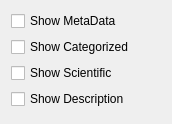
<?xml version="1.0" encoding="UTF-8"?>
<ui version="4.0">
 <class>viewoptions</class>
 <widget class="QDialog" name="viewoptions">
  <property name="geometry">
   <rect>
    <x>0</x>
    <y>0</y>
    <width>172</width>
    <height>124</height>
   </rect>
  </property>
  <property name="windowTitle">
   <string>View Options</string>
  </property>
  <layout class="QVBoxLayout" name="verticalLayout">
   <item>
    <widget class="QCheckBox" name="cbMetaData">
     <property name="text">
      <string>Show MetaData</string>
     </property>
    </widget>
   </item>
   <item>
    <widget class="QCheckBox" name="cbCategorized">
     <property name="text">
      <string>Show Categorized</string>
     </property>
    </widget>
   </item>
   <item>
    <widget class="QCheckBox" name="cbScientific">
     <property name="text">
      <string>Show Scientific</string>
     </property>
    </widget>
   </item>
   <item>
    <widget class="QCheckBox" name="cbDescription">
     <property name="text">
      <string>Show Description</string>
     </property>
    </widget>
   </item>
  </layout>
 </widget>
 <resources/>
 <connections/>
</ui>
